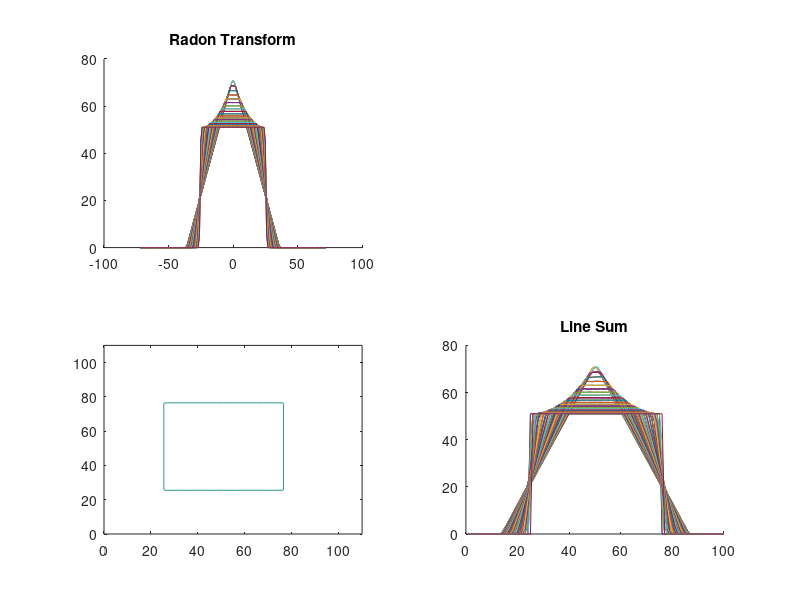
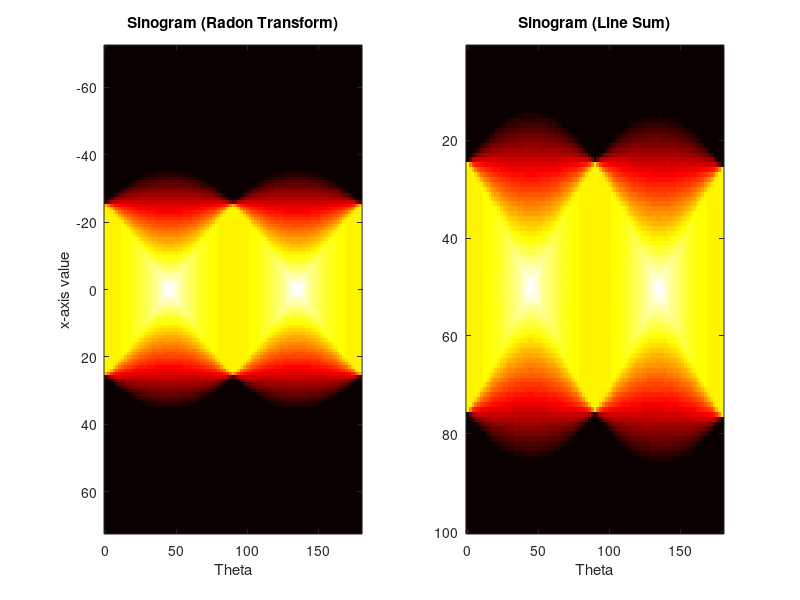
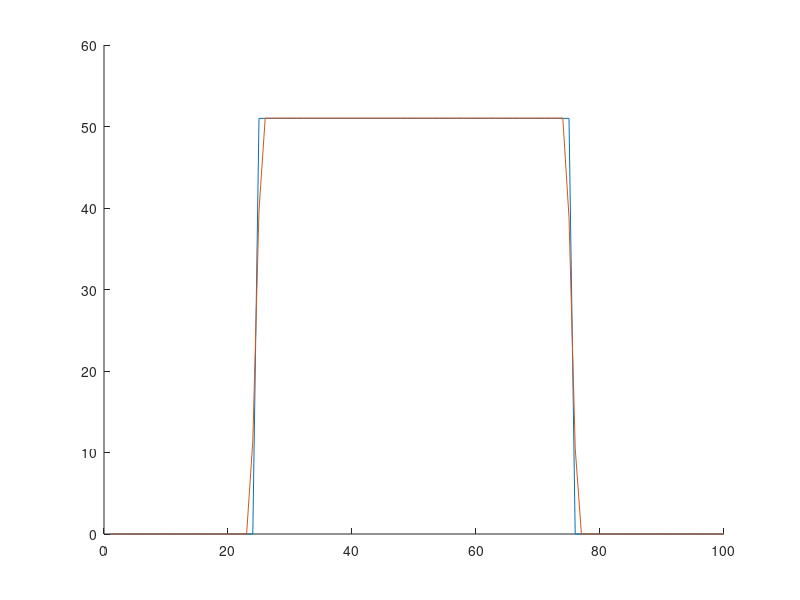

The MATLAB script that drew these images, in order:

%%% Image Rotation and the Radon Transform

close('all');
clear('all')

%% Define Image
Image = zeros(100,100);
Image(25:75, 25:75) = 1; % a square
%Image(50, 50) = 1;

theta = 0:2:180;

figure('color','white'); figure(1);

radon_sino = zeros(145, length(theta));
linesum_sino = zeros(100, length(theta));

%% Rotate Image
for i = 1:length(theta)
    subplot(223)
    img_rot = imrotate(Image, theta(i), 'bilinear', 'crop'); % Rotate the original image
    % Use bilinear  interpolation, otherwise we see some higher frequency
    % effects
    contour(img_rot,1) % plot rotated image
    ylim([0, 110]); % fix y axis
    xlim([0, 110]); % fix x axis
    
    subplot(221)
    hold on 
    [R, xp] = radon(Image,theta(i)); % computes Radon Transform
    % Note radon transform finds centre of the image
    radon_sino(:,i) = R; % Build Sinogram
    plot(xp, R); 
    title('Radon Transform')
    
    subplot(224)
    hold on
    linesum_sino(:,i) = sum(img_rot,1); % Build Sinogram
    plot(1:length(Image), sum(img_rot,1))
    title('Line Sum')
    
end

figure('color', 'white'); figure(2);
subplot(121)
imagesc(theta,xp,radon_sino); title('Sinogram (Radon Transform)')
colormap(hot)
xlabel('Theta')
ylabel('x-axis value')

subplot(122)
imagesc(theta,1:100,linesum_sino)
xlabel('Theta')
title('Sinogram (Line Sum)')

%% Back Projection (unfiltered)

BP = zeros(size(linesum_sino)); %Array for Back Projection values

figure('color','white'); figure(3);
hold on;

for j = 1:2%length(theta)
    BP(:,j) = linesum_sino(:,j);
%     u1 = 1:length(BP);
%     v1 = 1:length(BP); 
%     x1 = u1*cos(theta(j)) - v1*sin(theta(j));
%     y1 = v1*cos(theta(j)) + u1*sin(theta(j));
    plot(1:length(BP),BP(:,j))
end

% contour(BP,1);
% xlim([-10, 110])

